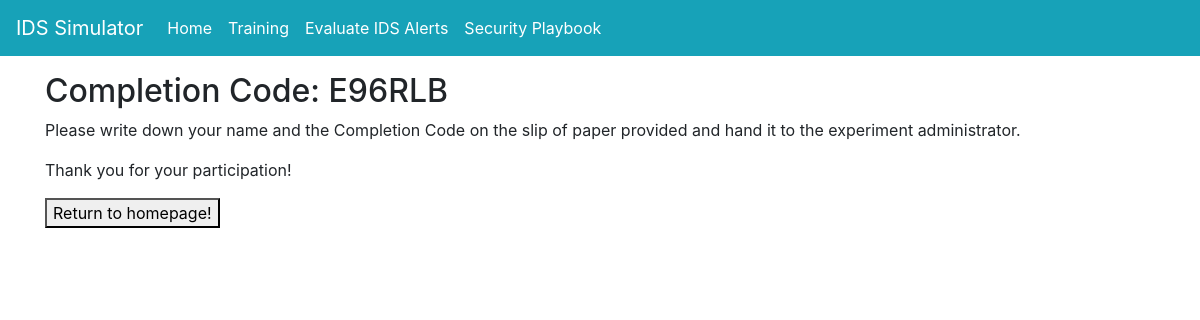
/completion (signed in), run on an earlier commit of the app's database.
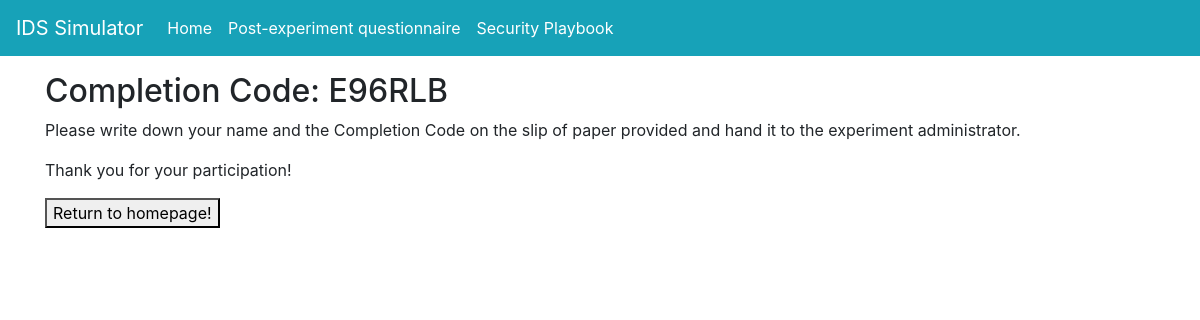
And on a later commit of the database.
### models.py (models this page shows, shortened)
class User(db.Model, UserMixin):
    id = db.Column(db.Integer, primary_key=True)
    username = db.Column(db.String(50), unique=True)
    group = db.Column(db.Integer())
    time_begin = db.Column(db.DateTime)
    time_end = db.Column(db.DateTime)
    events = db.Column(db.String(256))
    questionnaire_complete = db.Column(db.Boolean)
    training_complete = db.Column(db.Boolean)
    experiment_complete = db.Column(db.Boolean)
    survey_complete = db.Column(db.Boolean)
    completion_code = db.Column(db.String(6))

### crywolf.py (the view)
@app.route("/completion")
def completion():
    code = current_user.completion_code
    return render_template('completion.html', code=code)

### crywolf.py (called while the page is built)
@login_manager.user_loader
def load_user(user_id):
    return models.User.query.get(user_id)

### templates/completion.html (shortened to what this page needs)
{% extends "base.html" %}
{% block content %}
    <article>
        <h2>Completion Code: {{ code }}</h2>
        <p>Please write down your name and the Completion Code on the slip of paper provided and hand it to the experiment administrator.</p>
    </article>
    <aside>
        <p>Thank you for your participation!</p>
        <button type="submit" onclick="location.href='{{ url_for('index') }}';">Return to homepage!</button>
    </aside>
{% endblock %}

### templates/base.html (shortened to what this page needs)
<!doctype html>
<html lang="e">
<head>
    <link rel="stylesheet" href="https://stackpath.bootstrapcdn.com/bootstrap/4.3.1/css/bootstrap.min.css"
>
    <link rel="stylesheet" href="../static/css/crywolf.css">
</head>
<body>
    <div>
        <nav class="navbar navbar-expand-sm navbar-dark bg-info">
            <a class="navbar-brand" href="/">IDS Simulator</a>
            <div class="collapse navbar-collapse" id="navbarSupportedContent">
                <ul class="navbar-nav mr-auto">
                    {% if current_user.is_authenticated %}
                    <li class="nav-item"><a class="nav-link" href={{ url_for('intro') }}>Home</a></li>
                    {% endif %}
                    {% if current_user.is_authenticated and current_user.questionnaire_complete == True and current_user.experiment_complete == False %}
                    <li class="nav-item"><a class="nav-link" href={{ url_for('training') }}>Training</a></li>
                    {% endif %}
                    {% if current_user.is_authenticated and current_user.training_complete == True and current_user.experiment_complete == False %}
                    <li class="nav-item"><a class="nav-link" href={{ url_for('experiment') }}>Evaluate IDS Alerts</a></li>
                    {% endif %}
                    {% if current_user.is_authenticated and current_user.experiment_complete == True and current_user.survey_complete == False %}
                    <li class="nav-item"><a class="nav-link" href={{ url_for('postsurvey') }}>Post-experiment
                            questionnaire</a></li>
                    {% endif %}
                    {% if current_user.is_authenticated and current_user.questionnaire_complete == True and current_user.survey_complete == False %}
                    <li class="nav-item"><a class="nav-link" href={{ url_for('reference') }}>Security Playbook</a>
                    </li>
                    {% endif %}
                </ul>
            </div>
        </nav>
    </div>
    <div class="container mt-3">
        {% block content %}
        {% endblock %}
    </div>
</body>
</html>

### static/css/crywolf.css (style rules this page uses)
.nav-link { color: white !important; }

### templates/completion.html (style rules this page uses)
button { color: black; }

What changed in the data, as far as the page shows it:
changed User "E96RLB": experiment_complete False → True (drawn)
Also different on the page:
text no longer shown: "Training Evaluate IDS Alerts"
text now shown: "Post-experiment questionnaire"
